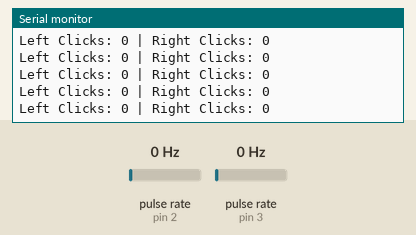
The sketch below on a simulated Arduino Uno, built with avr-gcc and run on an emulated ATmega328P. Parts: the last lines printed to the serial monitor. Wiring (inferred from the names in the program): 2 × pulse sensor: data pin 2 / data pin 3. The inputs (shaded band) are chosen by the test bench; at power-on: pulse rate (sensors on pin 2, pin 3) 0 Hz.

Above: at 1.2 s.
1.3 s: pulse rate (sensor on pin 2) set to 4 Hz
At 1.54 s:
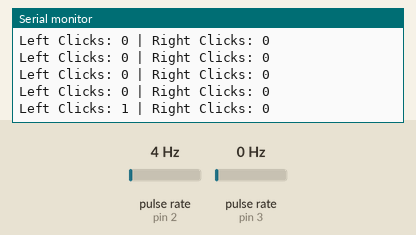
2.8 s: pulse rate (sensor on pin 3) set to 4 Hz
At 2.85 s:
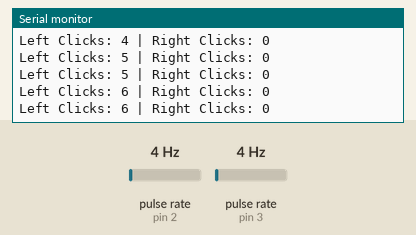
4.3 s: pulse rate (sensor on pin 2) set to 50 Hz
At 4.35 s:
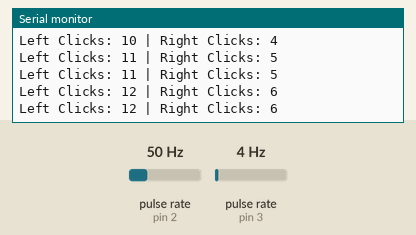
5.8 s: pulse rate (sensor on pin 3) set to 100 Hz
At 5.86 s:
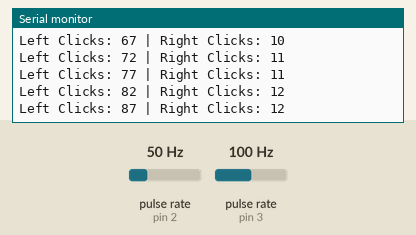
Timing chart, 0 to 8.8 s (numbered marks = the images above; inputs shaded):
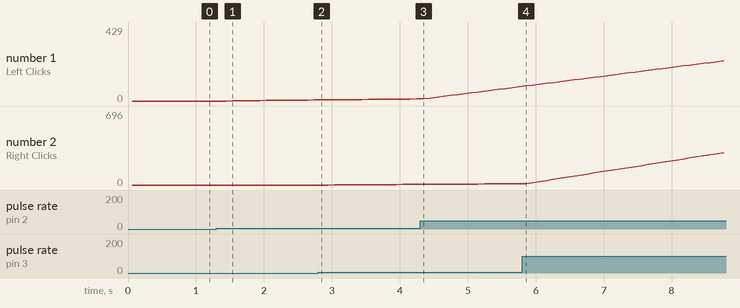

The sketch:

Callibration.ino
```cpp
/*
 * Calibration Utility
 * Run this to measure the encoder clicks per 2 meters for your specific wheels.
 * Push the robot by hand and watch the Serial Monitor!
 */

// 1. Define the pins
#define LEFT_ENCODER_PIN  2
#define RIGHT_ENCODER_PIN 3

// 2. Create the memory variables (volatile because they use interrupts)
volatile unsigned long leftEncoderTicks = 0;
volatile unsigned long rightEncoderTicks = 0;

// 3. Create the Interrupt Service Routines
void countLeft() {
  leftEncoderTicks++;
}

void countRight() {
  rightEncoderTicks++;
}

void setup() {
  // Start the computer screen connection
  Serial.begin(9600);

  // Setup the pins
  pinMode(LEFT_ENCODER_PIN, INPUT_PULLUP);
  pinMode(RIGHT_ENCODER_PIN, INPUT_PULLUP);

  // Attach the interrupts
  attachInterrupt(digitalPinToInterrupt(LEFT_ENCODER_PIN), countLeft, RISING);
  attachInterrupt(digitalPinToInterrupt(RIGHT_ENCODER_PIN), countRight, RISING);

  Serial.println("Calibration Utility Ready!");
  Serial.println("Push the robot 2 meters now...");
}

void loop() {
  // Print the clicks to the computer screen!
  Serial.print("Left Clicks: ");
  Serial.print(leftEncoderTicks);
  Serial.print(" | Right Clicks: ");
  Serial.println(rightEncoderTicks);

  delay(100); // Slow down the printing so it's easy to read
}
```

Measured:
- after the input at 1.3 s, the serial monitor: prints a new line after 0.24 s (image 1)
- plotted number 1: 0 → 6 after the input at 1.3 s, 12 → 82 after the input at 4.3 s
